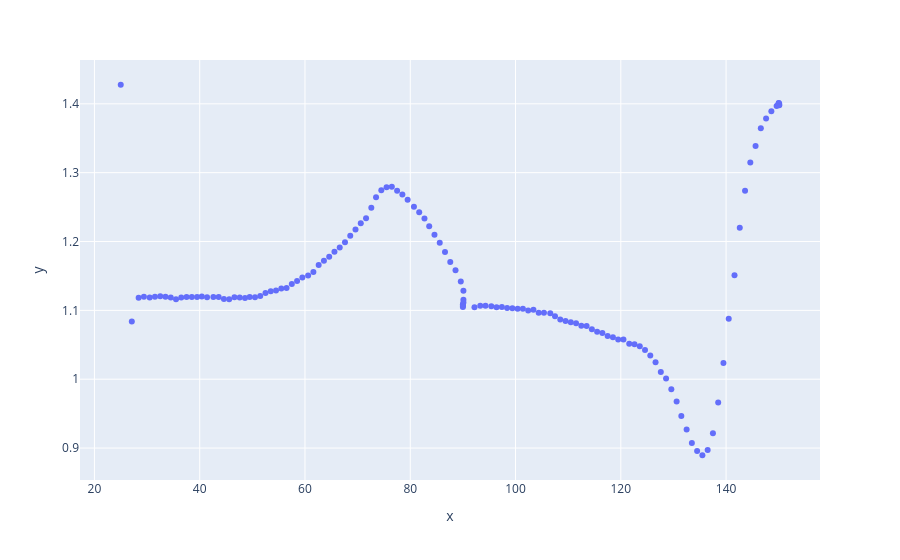

The notebook cell this image was saved under:
### Code cell
Tr = Exp.get_Tr_profile()
T = Exp.get_T_profile()
px.scatter(x=T, y = Tr)

### Figure 1 — Plotly figure (JSON) as saved in the notebook; plotly's stock layout.template omitted (floating-point values rounded to 4 significant figures; data arrays with more than 128 entries replaced by an {"elided": "..."} marker saying what was removed)
{"data": [{"hovertemplate": "x=%{x}<br>y=%{y}<extra></extra>", "legendgroup": "", "marker": {"color": "#636efa", "symbol": "circle"}, "mode": "markers", "name": "", "orientation": "v", "showlegend": false, "type": "scatter", "x": {"elided": "136 float values"}, "xaxis": "x", "y": {"elided": "136 float values"}, "yaxis": "y"}], "layout": {"legend": {"tracegroupgap": 0}, "margin": {"t": 60}, "xaxis": {"anchor": "y", "domain": [0, 1], "title": {"text": "x"}}, "yaxis": {"anchor": "x", "domain": [0, 1], "title": {"text": "y"}}}}
